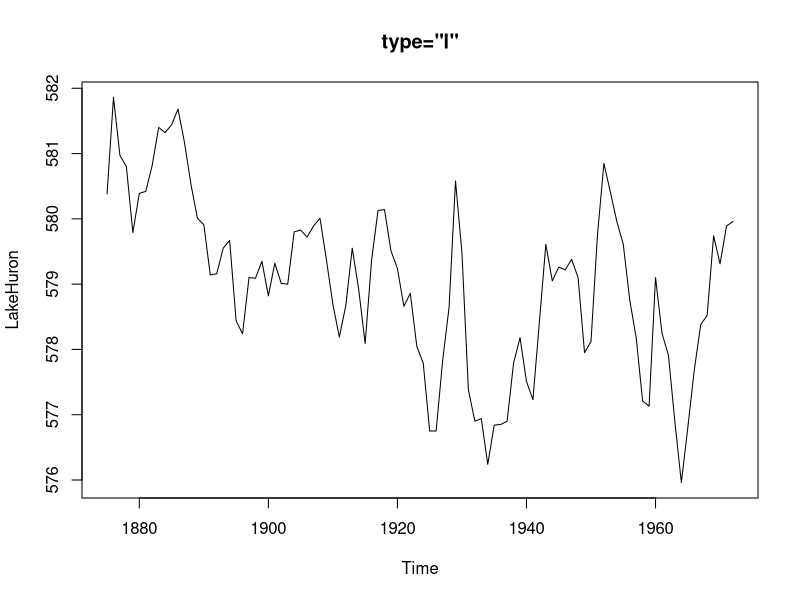
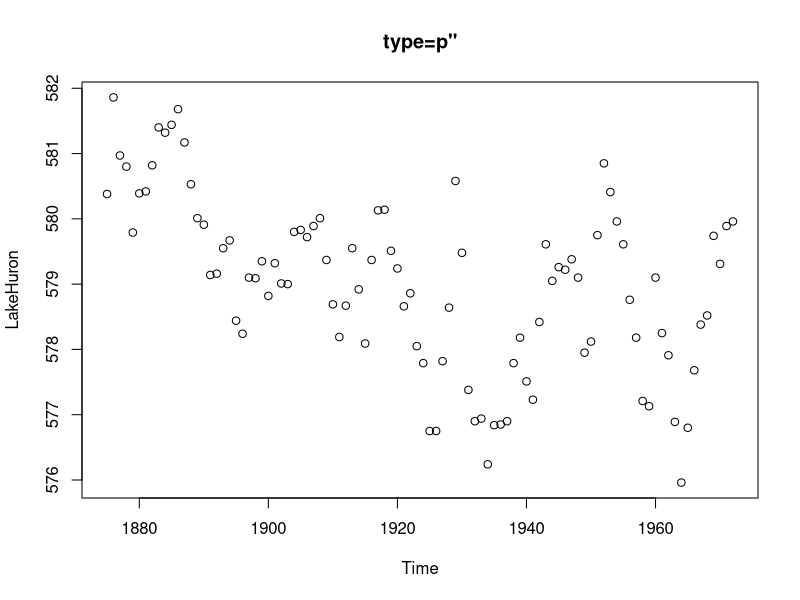
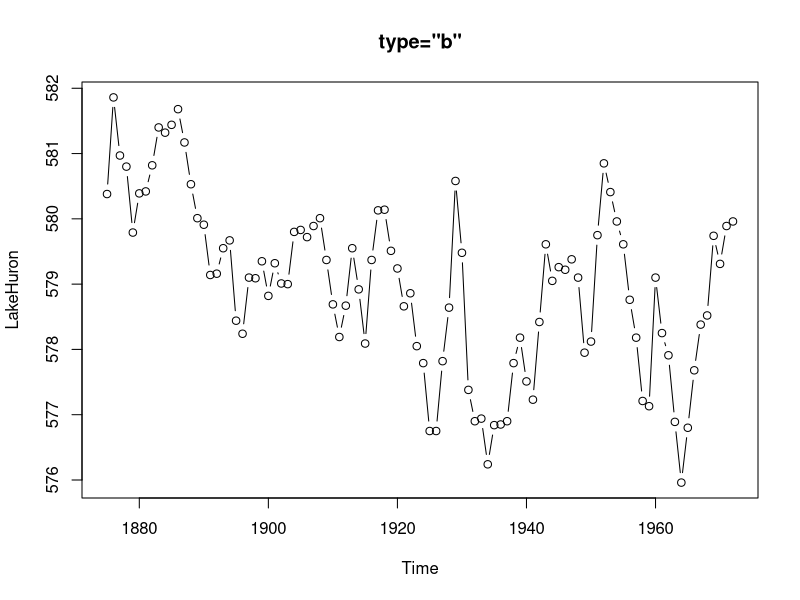
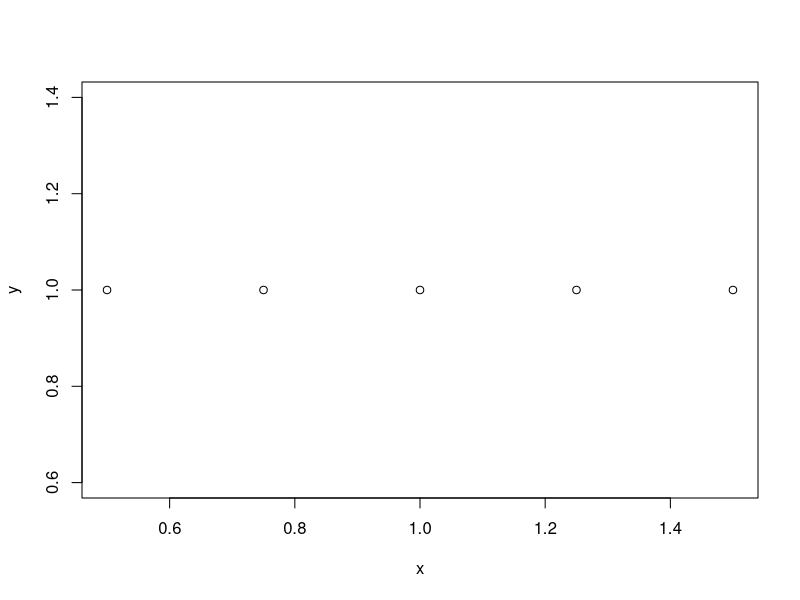
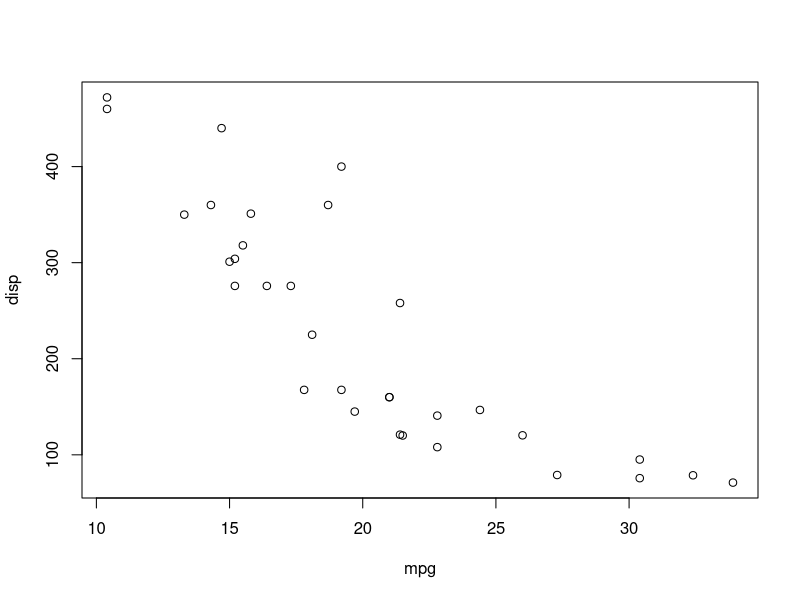
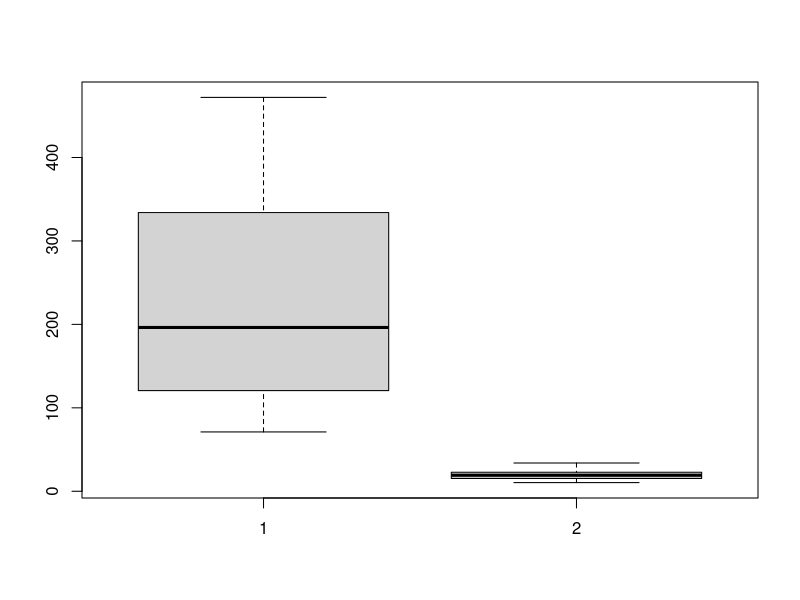
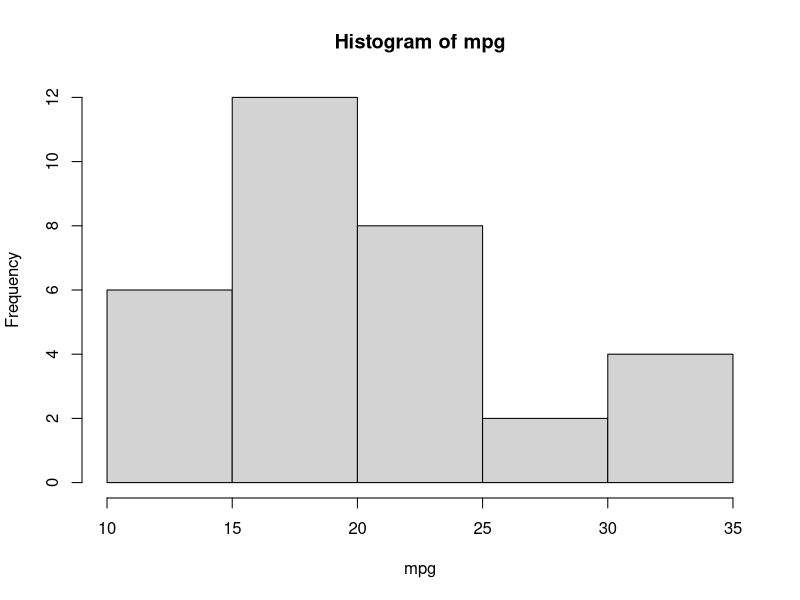
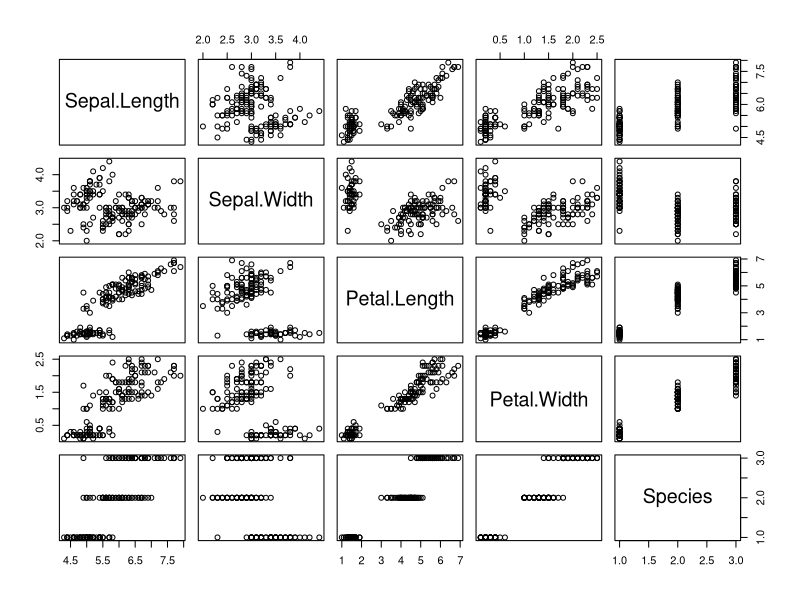

Write the R code that produced these figures, in order.
## ---- chunk 1
plot(LakeHuron, type="l", main='type="l"')
plot(LakeHuron, type="p", main='type=p"')
plot(LakeHuron, type="b", main='type="b"')
## ---- chunk 2
 x <- seq(0.5, 1.5, 0.25)
 y <- rep(1, length(x))
 plot(x, y, type="n")
 points(x, y)
## ---- chunk 3
with(mtcars, plot(mpg, disp))
## ---- chunk 4
with(mtcars, boxplot(disp, mpg))
## ---- chunk 5
with(mtcars, hist(mpg))
## ---- chunk 6
 pairs(iris)
